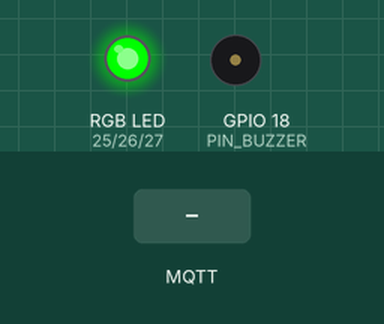
The program below on a simulated ESP32. Parts: an RGB LED mixed from three pins (HIGH = lit), buzzer (waves = sounding). Dashed ring = blinking. Inputs (shaded band) come from the test bench. Dim RGB values are drawn brighter than linear; WiFi joins after 1.5 s; servers stay silent unless stated; no MQTT or app messages arrive unless stated; what the program prints to the serial monitor is not drawn.

Above: at 4.8 s.
4.9 s: MQTT message "1" arrives on the second subscribed topic
At 4.96 s:
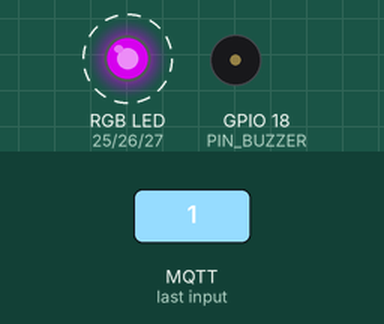
At 6.2 s:
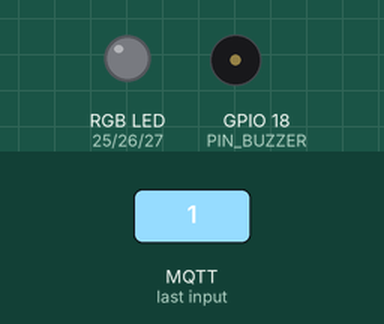
6.5 s: MQTT message "danger" arrives on the first subscribed topic
Timing chart, 0 to 9.5 s (numbered marks = the images above; inputs shaded):
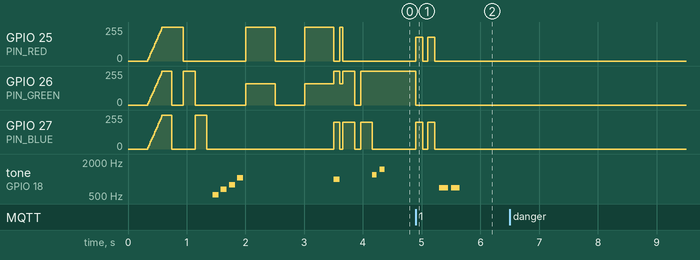

The program:

main.cpp
```cpp
#include <Arduino.h>
#include <WiFi.h>
#include <PubSubClient.h>
#include <ArduinoJson.h>

#define WIFI_SSID      "YOUR_WIFI_SSID"
#define WIFI_PASSWORD  "YOUR_WIFI_PASSWORD"
#define MQTT_BROKER    "192.168.X.X"
#define MQTT_PORT      1883


#define DEVICE_ID      "ESP32_ClassPulse"
#define TOPIC_STATS    "classpulse/stats"
#define TOPIC_ALERT    "classpulse/alert"

const int PIN_RED    = 25;
const int PIN_GREEN  = 26;
const int PIN_BLUE   = 27;
const int PIN_BUZZER = 18;


const int CH_RED    = 0;
const int CH_GREEN  = 1;
const int CH_BLUE   = 2;
const int CH_BUZZER = 3;

const int PWM_FREQ  = 5000;
const int PWM_RES   = 8;
const int BUZZ_RES  = 10;

int           lastAttention  = -1;
bool          blinkState     = false;
unsigned long lastBlink      = 0;
const int     BLINK_MS       = 700;

WiFiClient   espClient;
PubSubClient mqttClient(espClient);


void setRGB(int r, int g, int b) {
    ledcWrite(CH_RED,   r);
    ledcWrite(CH_GREEN, g);
    ledcWrite(CH_BLUE,  b);
}

void rgbOff()    { setRGB(0,   0,   0);   }
void rgbGreen()  { setRGB(0,   255, 0);   }
void rgbRed()    { setRGB(255, 0,   0);   }
void rgbBlue()   { setRGB(0,   0,   255); }
void rgbPurple() { setRGB(180, 0,   200); }
void rgbYellow() { setRGB(255, 160, 0);   }
void rgbWhite()  { setRGB(255, 255, 255); }
void rgbCyan()   { setRGB(0,   255, 200); }


void buzzTone(int freq, int durationMs) {
    ledcWriteTone(CH_BUZZER, freq);
    delay(durationMs);
    ledcWriteTone(CH_BUZZER, 0);
}

void buzzOff() {
    ledcWriteTone(CH_BUZZER, 0);
}

void beepGood() {
    buzzTone(1200, 80);
    delay(40);
    buzzTone(1600, 80);
}

void beepWarn() {
    buzzTone(700, 150);
}

void beepAlarm() {
    for (int i = 0; i < 3; i++) {
        buzzTone(400, 200);
        delay(80);
    }
}

void bootMelody() {
    int notes[] = {523, 659, 784, 1047};  // C5 E5 G5 C6
    for (int n : notes) {
        buzzTone(n, 100);
        delay(40);
    }
}


void bootAnimation() {

    for (int i = 0; i <= 255; i += 15) {
        setRGB(i, i, i);
        delay(15);
    }
    delay(150);

    for (int x : {0, 1, 2}) {
        int r = (x==0)?255:0, g = (x==1)?255:0, b = (x==2)?255:0;
        setRGB(r, g, b);
        delay(200);
    }
    rgbOff();
    delay(100);
}

void flashAlert(const char* level) {
    bool isDanger = (strcmp(level, "danger") == 0);
    int  flashes  = isDanger ? 4 : 2;

    for (int i = 0; i < flashes; i++) {
        rgbPurple();
        delay(120);
        rgbOff();
        delay(80);
    }
    if (isDanger) {
        beepAlarm();
    } else {
        beepWarn();
        delay(50);
        beepWarn();
    }
}


void applyAttention(int attn) {

    lastAttention = attn;

    Serial.printf("[ATTN] %d%%\n", attn);

    if (attn >= 70) {
        rgbGreen();
        buzzOff();
        Serial.println("[LED] GREEN — Attentive ✓");

    } else if (attn >= 45) {

        Serial.println("[LED] BLUE BLINK — Drifting ⚡");

    } else {
        rgbRed();
        beepWarn();
        Serial.println("[LED] RED — Low attention ✗");
    }
}


void mqttCallback(char* topic, byte* payload, unsigned int len) {
    char msg[len + 1];
    memcpy(msg, payload, len);
    msg[len] = '\0';

    StaticJsonDocument<256> doc;
    if (deserializeJson(doc, msg) != DeserializationError::Ok) {
        Serial.println("[JSON] Parse error");
        return;
    }

    if (strcmp(topic, TOPIC_STATS) == 0) {
        int attn = doc["class_attention"] | -1;
        if (attn >= 0) applyAttention(attn);

    } else if (strcmp(topic, TOPIC_ALERT) == 0) {
        const char* level = doc["level"]   | "warning";
        const char* text  = doc["message"] | "";
        Serial.printf("[ALERT] %s — %s\n", level, text);
        flashAlert(level);

        if (lastAttention >= 0) applyAttention(lastAttention);
    }
}

void setupWiFi() {
    rgbYellow();
    Serial.printf("[WiFi] Connecting to '%s' ", WIFI_SSID);
    WiFi.begin(WIFI_SSID, WIFI_PASSWORD);

    int attempts = 0;
    while (WiFi.status() != WL_CONNECTED && attempts < 40) {
        delay(500);
        Serial.print('.');
        attempts++;

        if (attempts % 2 == 0) rgbYellow(); else rgbOff();
    }

    if (WiFi.status() == WL_CONNECTED) {
        rgbCyan();
        Serial.printf("\n[WiFi] ✓ IP: %s\n",
                      WiFi.localIP().toString().c_str());
        buzzTone(1000, 100);
    } else {
        rgbRed();
        Serial.println("\n[WiFi] ✗ Failed — restarting");
        delay(2000);
        ESP.restart();
    }
}

void reconnectMQTT() {
    while (!mqttClient.connected()) {
        rgbYellow();
        Serial.printf("[MQTT] Connecting to %s ... ", MQTT_BROKER);

        if (mqttClient.connect(DEVICE_ID)) {
            Serial.println("OK ✓");
            mqttClient.subscribe(TOPIC_STATS);
            mqttClient.subscribe(TOPIC_ALERT);

            rgbCyan(); delay(200); rgbOff(); delay(100);
            rgbCyan(); delay(200); rgbGreen();
            buzzTone(1200, 80); delay(50); buzzTone(1500, 80);
        } else {
            rgbRed();
            Serial.printf("failed (rc=%d) — retry in 5s\n",
                          mqttClient.state());
            delay(5000);
        }
    }
}


void setup() {
    Serial.begin(115200);
    delay(300);

    ledcSetup(CH_RED,    PWM_FREQ, PWM_RES);
    ledcSetup(CH_GREEN,  PWM_FREQ, PWM_RES);
    ledcSetup(CH_BLUE,   PWM_FREQ, PWM_RES);
    ledcSetup(CH_BUZZER, 2000,     BUZZ_RES);

    ledcAttachPin(PIN_RED,    CH_RED);
    ledcAttachPin(PIN_GREEN,  CH_GREEN);
    ledcAttachPin(PIN_BLUE,   CH_BLUE);
    ledcAttachPin(PIN_BUZZER, CH_BUZZER);

    rgbOff();
    buzzOff();

    Serial.println();
    Serial.println("╔═══════════════════════════════════════════╗");
    Serial.println("║   ClassPulse                              ║");
    Serial.println("╚═══════════════════════════════════════════╝");

    bootAnimation();
    bootMelody();

    setupWiFi();

    mqttClient.setServer(MQTT_BROKER, MQTT_PORT);
    mqttClient.setCallback(mqttCallback);
    mqttClient.setKeepAlive(60);

    Serial.println("[BOOT] Ready — subscribed to classpulse/#");
    rgbGreen();
}

void loop() {
    if (!mqttClient.connected()) {
        reconnectMQTT();
    }
    mqttClient.loop();

    if (lastAttention >= 45 && lastAttention < 70) {
        unsigned long now = millis();
        if (now - lastBlink >= BLINK_MS) {
            blinkState = !blinkState;
            blinkState ? rgbBlue() : rgbOff();
            lastBlink  = now;
        }
    }
}
```

Measured:
- after the input at 4.9 s, GPIO 25 (PIN_RED): alternates 179/255 for 0.12 s and 0/255 for 0.08 s, 4 changes in all, then stays 0/255, starting at once; GPIO 26 (PIN_GREEN): 255/255 → 0/255 at once
- after the input at 6.5 s, every drawn part: stays the same
- by itself, tone on GPIO 18 (PIN_BUZZER): plays 523 Hz for 0.10 s, 659 Hz for 0.10 s, 784 Hz for 0.10 s, 1047 Hz for 0.10 s, 1000 Hz for 0.10 s, 1200 Hz for 0.08 s … (7 notes in this stretch)
